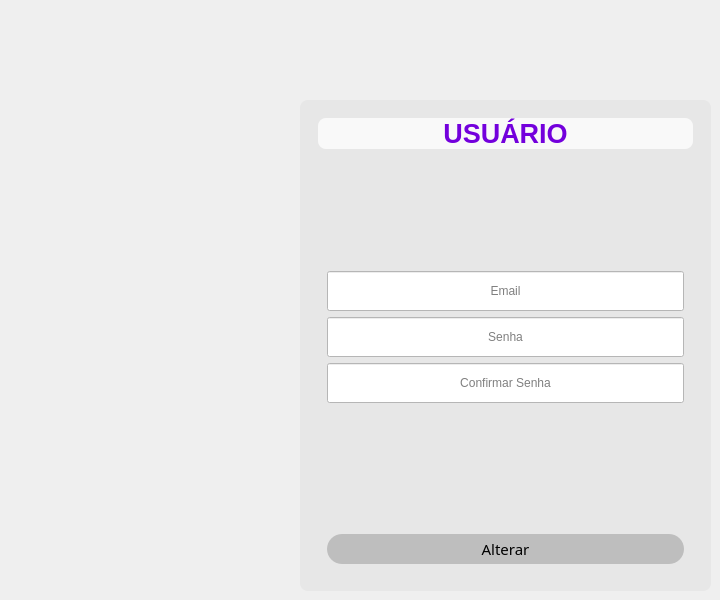
            <widget class="QWidget" name="pg_alterar_usuario">
             <widget class="QFrame" name="frame_10">
              <property name="geometry">
               <rect>
                <x>300</x>
                <y>100</y>
                <width>411</width>
                <height>491</height>
               </rect>
              </property>
              <property name="styleSheet">
               <string notr="true">QLineEdit{
background-color: rgb(255,255,255);
font: 10pt &quot;MS Shell Dig 2&quot;
}

QFrame{
background-color: rgb(231,231,231);	
border-radius: 8px
}

</string>
              </property>
              <property name="frameShape">
               <enum>QFrame::StyledPanel</enum>
              </property>
              <property name="frameShadow">
               <enum>QFrame::Raised</enum>
              </property>
              <layout class="QHBoxLayout" name="horizontalLayout_7">
               <item>
                <widget class="QFrame" name="frame_12">
                 <property name="frameShape">
                  <enum>QFrame::StyledPanel</enum>
                 </property>
                 <property name="frameShadow">
                  <enum>QFrame::Raised</enum>
                 </property>
                 <layout class="QVBoxLayout" name="verticalLayout_14">
                  <item>
                   <widget class="QLabel" name="ttl_add_2">
                    <property name="minimumSize">
                     <size>
                      <width>0</width>
                      <height>0</height>
                     </size>
                    </property>
                    <property name="layoutDirection">
                     <enum>Qt::LeftToRight</enum>
                    </property>
                    <property name="styleSheet">
                     <string notr="true">color:rgb(115,0,220);
background-color: rgb(249, 249, 249)</string>
                    </property>
                    <property name="text">
                     <string>&lt;html&gt;&lt;head/&gt;&lt;body&gt;&lt;p align=&quot;center&quot;&gt;&lt;span style=&quot; font-size:20pt; font-weight:600;&quot;&gt;USUÁRIO&lt;/span&gt;&lt;/p&gt;&lt;/body&gt;&lt;/html&gt;</string>
                    </property>
                    <property name="alignment">
                     <set>Qt::AlignCenter</set>
                    </property>
                   </widget>
                  </item>
                  <item>
                   <widget class="QFrame" name="frame_13">
                    <property name="sizePolicy">
                     <sizepolicy hsizetype="Preferred" vsizetype="Expanding">
                      <horstretch>0</horstretch>
                      <verstretch>0</verstretch>
                     </sizepolicy>
                    </property>
                    <property name="styleSheet">
                     <string notr="true">QFrame {
    border-radius: 4px
}</string>
                    </property>
                    <property name="frameShape">
                     <enum>QFrame::StyledPanel</enum>
                    </property>
                    <property name="frameShadow">
                     <enum>QFrame::Raised</enum>
                    </property>
                    <layout class="QVBoxLayout" name="verticalLayout_15">
                     <item>
                      <spacer name="verticalSpacer_4">
                       <property name="orientation">
                        <enum>Qt::Vertical</enum>
                       </property>
                       <property name="sizeHint" stdset="0">
                        <size>
                         <width>20</width>
                         <height>40</height>
                        </size>
                       </property>
                      </spacer>
                     </item>
                     <item>
                      <widget class="QLineEdit" name="emial_line">
                       <property name="minimumSize">
                        <size>
                         <width>0</width>
                         <height>40</height>
                        </size>
                       </property>
                       <property name="text">
                        <string/>
                       </property>
                       <property name="alignment">
                        <set>Qt::AlignCenter</set>
                       </property>
                       <property name="placeholderText">
                        <string>Email</string>
                       </property>
                      </widget>
                     </item>
                     <item>
                      <widget class="QLineEdit" name="senha_line">
                       <property name="minimumSize">
                        <size>
                         <width>0</width>
                         <height>40</height>
                        </size>
                       </property>
                       <property name="alignment">
                        <set>Qt::AlignCenter</set>
                       </property>
                       <property name="placeholderText">
                        <string>Senha</string>
                       </property>
                      </widget>
                     </item>
                     <item>
                      <widget class="QLineEdit" name="lineEdit">
                       <property name="minimumSize">
                        <size>
                         <width>0</width>
                         <height>40</height>
                        </size>
                       </property>
                       <property name="alignment">
                        <set>Qt::AlignCenter</set>
                       </property>
                       <property name="placeholderText">
                        <string>Confirmar Senha</string>
                       </property>
                      </widget>
                     </item>
                     <item>
                      <spacer name="verticalSpacer_5">
                       <property name="orientation">
                        <enum>Qt::Vertical</enum>
                       </property>
                       <property name="sizeHint" stdset="0">
                        <size>
                         <width>20</width>
                         <height>40</height>
                        </size>
                       </property>
                      </spacer>
                     </item>
                    </layout>
                   </widget>
                  </item>
                  <item>
                   <widget class="QFrame" name="btn_alterar">
                    <property name="minimumSize">
                     <size>
                      <width>0</width>
                      <height>30</height>
                     </size>
                    </property>
                    <property name="frameShape">
                     <enum>QFrame::StyledPanel</enum>
                    </property>
                    <property name="frameShadow">
                     <enum>QFrame::Raised</enum>
                    </property>
                    <layout class="QVBoxLayout" name="verticalLayout_16">
                     <item>
                      <widget class="QPushButton" name="ctn_add_2">
                       <property name="minimumSize">
                        <size>
                         <width>0</width>
                         <height>30</height>
                        </size>
                       </property>
                       <property name="font">
                        <font>
                         <family>Lato Bold</family>
                         <pointsize>11</pointsize>
                        </font>
                       </property>
                       <property name="cursor">
                        <cursorShape>PointingHandCursor</cursorShape>
                       </property>
                       <property name="layoutDirection">
                        <enum>Qt::LeftToRight</enum>
                       </property>
                       <property name="autoFillBackground">
                        <bool>false</bool>
                       </property>
                       <property name="styleSheet">
                        <string notr="true">QPushButton {
    background-color: rgb(190, 190, 190);
    border-radius: 15px;
	font-family: &quot;Lato Bold&quot;, sans-serif;
}

QPushButton:hover {
    background-color: rgb(115, 0, 200);
    border-radius: 15px;
	font-family: &quot;Lato Bold&quot;, sans-serif;
	color: #fff
}</string>
                       </property>
                       <property name="text">
                        <string>Alterar</string>
                       </property>
                      </widget>
                     </item>
                    </layout>
                   </widget>
                  </item>
                 </layout>
                </widget>
               </item>
              </layout>
             </widget>
            </widget>
